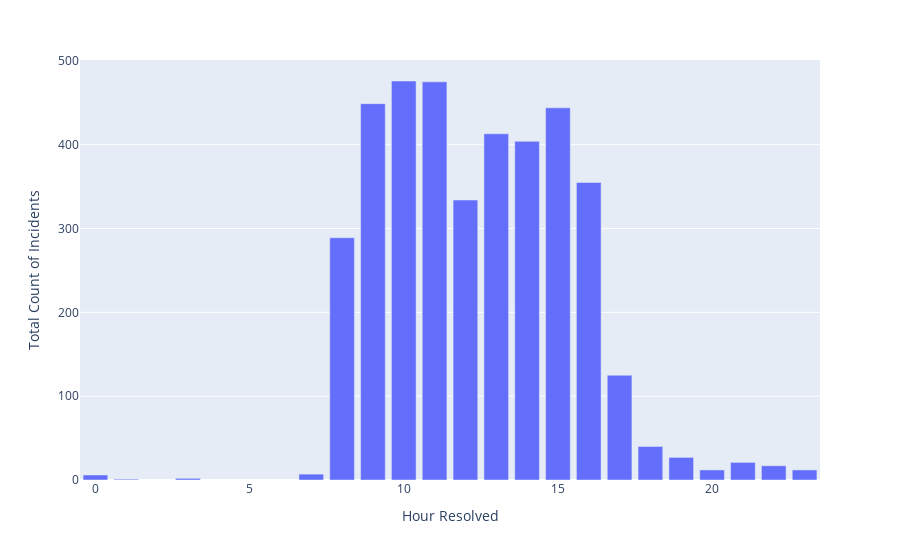

Notebook code for this chart:
### Markdown cell above
### How many INC are resolved per hour (assigned to included within our search parameters)

### Code cell
df_resolve_dist = df_main['task_effective_number'].groupby(df_main['resolved_at'].dt.hour).count()
# df_inc_per_hr

fig = px.bar(df_resolve_dist, x=df_resolve_dist.index, y='task_effective_number',
             labels={'resolved_at':'Hour Resolved', 'task_effective_number':'Total Count of Incidents'})
fig.show()

# which INC are closed late-night
# df_main[df_main['resolution_hour'] == 23]

### Figure 1 — Plotly figure (JSON) as saved in the notebook; plotly's stock layout.template omitted (floating-point values rounded to 4 significant figures)
{"data": [{"alignmentgroup": "True", "hovertemplate": "Hour Resolved=%{x}<br>Total Count of Incidents=%{y}<extra></extra>", "legendgroup": "", "marker": {"color": "#636efa"}, "name": "", "offsetgroup": "", "orientation": "v", "showlegend": false, "textposition": "auto", "type": "bar", "x": [0, 1, 3, 7, 8, 9, 10, 11, 12, 13, 14, 15, 16, 17, 18, 19, 20, 21, 22, 23], "xaxis": "x", "y": [6, 1, 2, 7, 289, 449, 476, 475, 334, 413, 404, 444, 355, 125, 40, 27, 12, 21, 17, 12], "yaxis": "y"}], "layout": {"barmode": "relative", "legend": {"tracegroupgap": 0}, "margin": {"t": 60}, "xaxis": {"anchor": "y", "domain": [0, 1], "title": {"text": "Hour Resolved"}}, "yaxis": {"anchor": "x", "domain": [0, 1], "title": {"text": "Total Count of Incidents"}}}}
